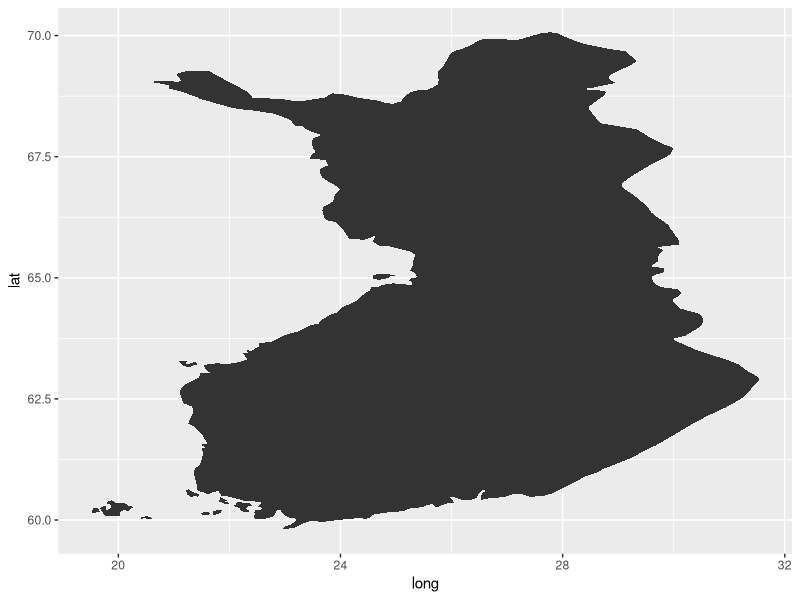

R code for this plot:
library("ggplot2")

#Finland
fin <- map_data("world2", "finland")
ggplot(data = fin, aes(x=long, y = lat, group = group)) + geom_polygon()